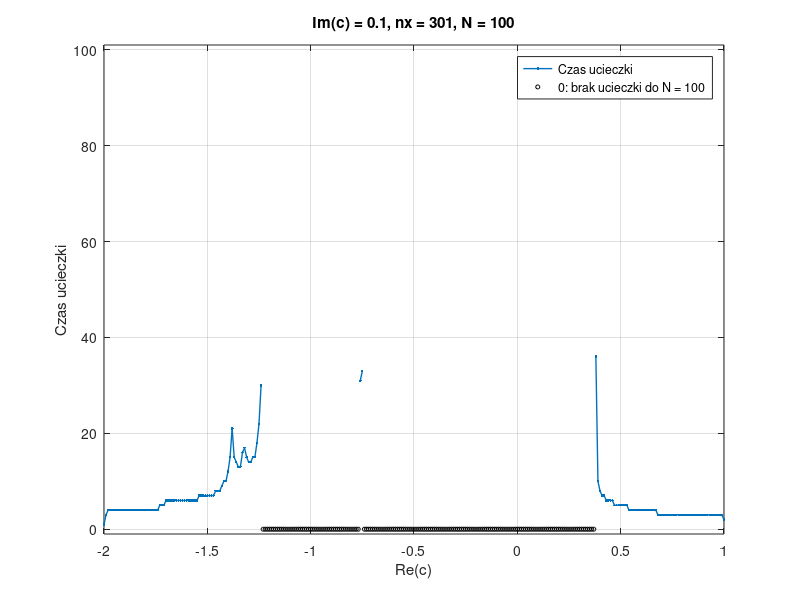

Write the MATLAB code that produced this figure.
function [p, x, c, z, k_escape, active] = lab2_z2()
% LAB2_Z2 Czasy ucieczki dla punktów odcinka.
% Wejście: brak. Parametry wybierane wewnątrz funkcji.
% Wyjście:
%   p        - struktura: x_min = -2, x_max = 1 - granice wymagane w MG,
%              b - skalar wspólnej części urojonej, nx - liczba punktów,
%              N - limit iteracji.
%   x        - równomierne współrzędne od p.x_min do p.x_max.
%   c        - punkty zespolone o części urojonej p.b.
%   z        - wartości zamrożone przy ucieczce albo z_N.
%   k_escape - czas ucieczki od 1 do p.N albo 0.
%   active   - maska logiczna punktów bez wykrytej ucieczki.
%              Po obliczeniach: true dokładnie tam, gdzie k_escape == 0.
% Typy: p jest skalarną strukturą z rzeczywistymi skalarami double.
% Wszystkie pozostałe wyniki: pełne wiersze [1, p.nx].
% active ma typ logical. Inne wektory mają typ double.
% c i z mogą być zespolone. Pozostałe wektory są rzeczywiste.
% Zero oznacza brak ucieczki do limitu, nie czas ucieczki równy 0.
% Wykres: jedna figura, czasy ucieczki i osobne oznaczenia zer.
%
% Kod startowy: uzupełnij miejsca oznaczone UZUPEŁNIJ.
% Zastąp [] obliczeniami. Zachowaj nagłówek i wybierz p.b, p.nx oraz p.N.

%===============================================================================
%% 1. Parametry doświadczenia.
p = struct();
% W MG zachowaj p.x_min = -2 i p.x_max = 1. Zmieniaj granice tylko lokalnie.
p.x_min = -2;
p.x_max = 1;
p.b = 0.1;       % Część urojona: od -1.5 do 1.5.
p.nx = 301;       % Całkowita liczba punktów: od 50 do 400.
p.N = 100;       % Całkowity limit iteracji: od 10 do 200.

%% 2. Punkty i stan początkowy.
% UZUPEŁNIJ: przenieś własne przygotowanie x i c z zadania 1.
% https://www.mathworks.com/help/matlab/ref/double.linspace.html
% https://www.mathworks.com/help/matlab/ref/complex.html
x = linspace(p.x_min, p.x_max, p.nx);
c = complex(x, p.b);
% UZUPEŁNIJ: przygotuj wartości początkowe orbit i k_escape dla całej linii.
% https://www.mathworks.com/help/matlab/ref/zeros.html
% https://www.mathworks.com/help/matlab/ref/double.size.html
z = zeros(size(x));
k_escape = zeros(size(x));
% UZUPEŁNIJ: utwórz maskę logiczną wskazującą początkowo wszystkie punkty.
% active ma ten sam rozmiar co c. Możesz skorzystać z true i size.
% https://www.mathworks.com/help/matlab/ref/true.html
% https://www.mathworks.com/help/matlab/ref/double.size.html
active = true(size(x));

%% 3. Czasy ucieczki dla wielu orbit.
% UZUPEŁNIJ wnętrze pętli, rozwijając własną iterację z zadania 1.
% z(active) wybiera elementy wskazane przez true w masce active.
% Użyj tego zapisu po lewej stronie przypisania, aby zmienić tylko te elementy.
for k = 1:p.N
    % Aktualizuj tylko aktywne orbity, z ich własnymi parametrami c.
    % Wśród nich rozpoznaj nowe ucieczki i zapisz ich czas ucieczki.
    % Wyłącz te punkty z dalszych zmian, zachowując wartości z i k_escape.
    % Możesz zakończyć pętlę wcześniej, gdy nie ma aktywnych punktów.
    % https://www.mathworks.com/help/matlab/ref/break.html
    z(active) = z(active).^2 + c(active);
    escaped = active & (abs(z) > 2);
    k_escape(escaped) = k;
    active(escaped) = false;
end
%===============================================================================

%% Opcjonalny wydruk punktu do pracy lokalnej.
% format long g pokazuje do 15 cyfr znaczących double.
% Ustaw print_point = 1, aby wypisać obie współrzędne przez %.17g.
% To do 17 cyfr znaczących, bez końcowych zer, a nie 17 miejsc po przecinku.
% Zapis pozwala odtworzyć tę samą wartość double. Nie zwiększa jej precyzji.
% W MG pozostaw print_point = 0.
% https://www.mathworks.com/help/matlab/ref/format.html
% https://www.mathworks.com/help/matlab/ref/fprintf.html
% Wybierz point_index od 1 do numel(c).
% Do zadania 3 wymagane jest k_escape(point_index) > 10.
point_index = 1;
print_point = 0;
if print_point == 1
    % Sprawdź, czy wskazany element c istnieje.
    if isnumeric(c) && isvector(c) && isscalar(point_index) && ...
            isreal(point_index) && point_index == fix(point_index) && ...
            point_index >= 1 && point_index <= numel(c)
        fprintf('Punkt c(%d):\n', point_index);
        fprintf('p.c_re = %.17g;\n', real(c(point_index)));
        fprintf('p.c_im = %.17g;\n', imag(c(point_index)));
    else
        warning('LAB2:PointToPrint', ...
            'Najpierw oblicz c i wybierz poprawny indeks point_index.');
    end
end

%% 4. Wykres w kodzie startowym. Nie zmieniaj tej części.
% POCZĄTEK BLOKU WYKRESU DO ZABLOKOWANIA W MATLAB GRADER.
% Rysuj po przygotowaniu x, k_escape i końcowej maski active.
if ~isempty(x) && ~isempty(k_escape) && islogical(active) && ...
        isequal(size(x), size(k_escape), size(active))
    % Dla dociekliwych: te kopie służą tylko wykresowi, nie zmieniają wyników.
    % no_escape jest lokalną kopią końcowej maski active.
    no_escape = active;
    % k_plot zachowuje czasy ucieczki. NaN tworzy przerwy w linii.
    k_plot = k_escape;
    k_plot(no_escape) = NaN;
    % no_escape_plot: kółka na poziomie 0 dla active == true.
    % NaN ukrywa pozostałe kółka.
    no_escape_plot = zeros(size(x));
    no_escape_plot(~no_escape) = NaN;
    % https://www.mathworks.com/help/matlab/ref/plot.html
    % https://www.mathworks.com/help/matlab/ref/nan.html
    fig = figure('Name', 'Czasy ucieczki na linii punktów', ...
        'Color', 'w', 'WindowStyle', 'normal');
    % Okno 1600 x 800 wymaga ekranu >= 1700 x 950. Inaczej domyślne.
    screen_units = get(groot, 'Units');
    set(groot, 'Units', 'pixels');
    screen_size = get(groot, 'ScreenSize');
    set(groot, 'Units', screen_units);
    if all(screen_size(3:4) >= [1700 950])
        set(fig, 'Units', 'pixels', 'Position', [50 50 1600 800]);
    end
    % Jasne tło i czytelne podpisy także przy ciemnym motywie MATLAB-a.
    if isprop(fig, 'Theme')
        fig.Theme = 'light';
    end
    % Pokaż czasy ucieczki, a na poziomie 0 brak ucieczki do limitu.
    plot(x, k_plot, '.-', 'LineWidth', 1);
    hold on;
    plot(x, no_escape_plot, 'ko', 'MarkerSize', 3);
    hold off;
    grid on;
    xlim([p.x_min p.x_max]);
    ylim([-1 p.N + 1]);
    xlabel('Re(c)');
    ylabel('Czas ucieczki');
    legend('Czas ucieczki', ...
        sprintf('0: brak ucieczki do N = %d', p.N), 'Location', 'best');
    title(sprintf('Im(c) = %.3g, nx = %d, N = %d', p.b, p.nx, p.N));
end
% KONIEC BLOKU WYKRESU DO ZABLOKOWANIA W MATLAB GRADER.

%% Zapis wykresu do sprawozdania.
% Zapisz PNG lokalnie do sprawozdania: odkomentuj save_png = 1.
% W MG pozostaw 0. Plik w bieżącym katalogu zostanie nadpisany.
% https://www.mathworks.com/help/matlab/ref/exportgraphics.html
save_png = 0;
% save_png = 1;
if save_png == 1
    % Zapisuj wyłącznie figurę utworzoną w tym wywołaniu funkcji.
    % https://www.mathworks.com/help/matlab/ref/exist.html
    % https://www.mathworks.com/help/matlab/ref/isgraphics.html
    if exist('fig', 'var') && isgraphics(fig, 'figure') && ...
            ~isempty(findall(fig, 'Type', 'line'))
        exportgraphics(fig, 'lab2_zadanie2.png', 'Resolution', 200);
    else
        warning('LAB2:NoFigure', ...
            'Najpierw uzupełnij obliczenia i utwórz wykres.');
    end
end

end
